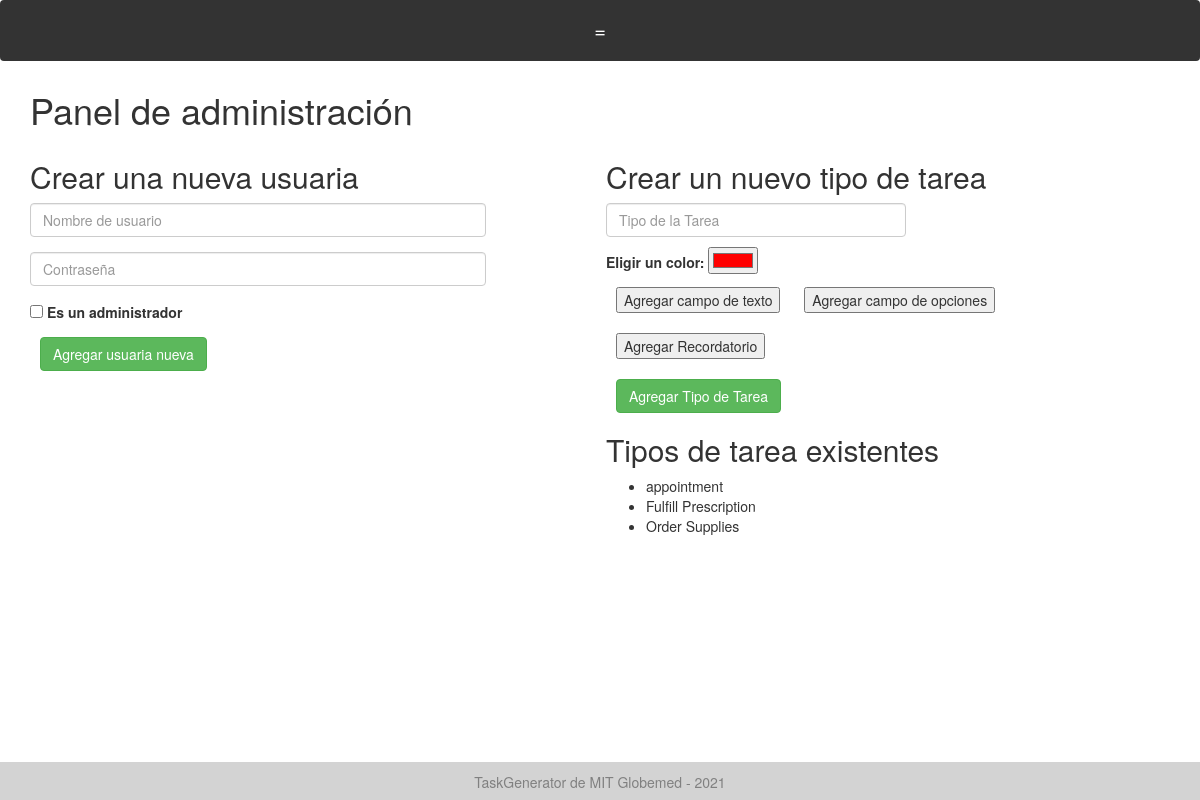
The page /dashboard (signed in) on the database as committed earlier.
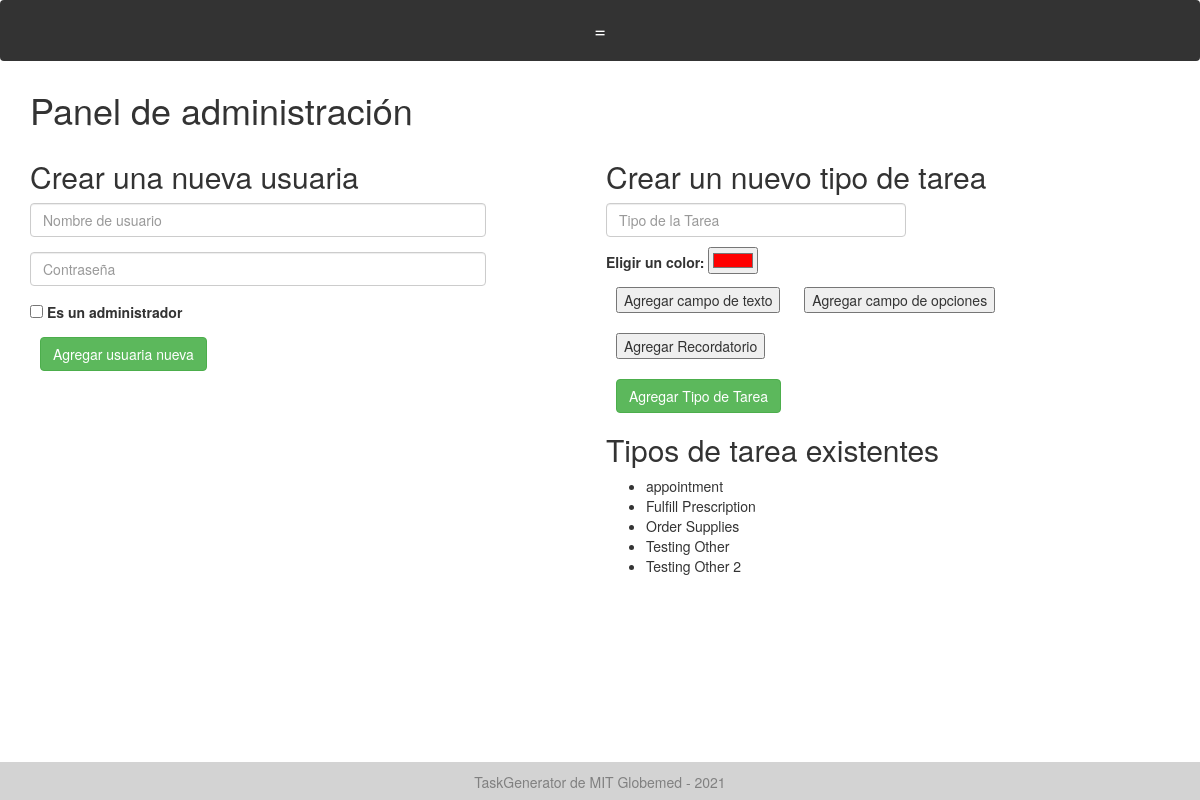
The same page on the database as committed later.
### models.py (models this page shows)
class TaskType(Base):
    __tablename__ = "task_types"
    id = Column(Integer, primary_key=True)
    task_type = Column(String)
    required_fields = Column(PickleType) # list of strings that are required keys in the fields entry of a task
    optional_fields = Column(PickleType) # list of strings that are allowed but not required keys in the fields entry of a task
    reminders = Column(PickleType) # list of dates for when reminders should go off
    color = Column(String)

### app.py (the view)
@app.route('/dashboard')
@check_login_wrapper
def dashboard():
    return render_template("dashboard.html", task_types = get_task_types(), units= UNITS)

### app.py (called while the page is built)
def check_login_wrapper(func):
    @wraps(func)
    def inner(*args, **kwargs):
        if "username" not in login_session:
            flash("Please login to see that page." if login_session["language"] == "English" else "Inicie sesión para ver esa página")
            return redirect(url_for('login'))
        if "language" not in login_session:
            login_session["language"] = "Spanish"
        return func(*args, **kwargs)
    return inner

### database.py (called while the page is built)
def get_task_types():
    return session.query(TaskType).all()

### templates/dashboard.html (shortened to what this page needs)
{% extends "layout.html" %}
{% block body %}
  <h1>{{text['Admin Dashboard']}}</h1>
  <div class="row">
        <div style="width: 40%; max-width: 600px; float: left; ">
          <form action="{{ url_for('add_user') }}" method = 'post'>
          	<h2>{{text['Create a New User']}}</h2>
            <div class="form-group">
              <input id="input_username1" class="username form-control" type="text" name="username" placeholder="{{text['Username']}}">
            </div>
            <div class="form-group">
              <input id="input_password1" class="username form-control" type="text" name="password" placeholder="{{text['Password']}}">
            </div>
            <input type="checkbox" name="is_admin" value="is_admin">
        	  <label for="is_admin"> {{text['Is an admin']}} </label><br>
            <button class="btn btn-success" type="submit" id="submit_new_user"> {{text['Add New User']}} </button>
          </form>
        </div>
        <div style="margin-left:120px; width: calc(60% - 120px); float: left; ">
          <form action="{{ url_for('add_task_type') }}" method = 'post'>
            <h2>{{text['Create a New Task Type']}}</h2>
            <div>
              <input id="task_type" class="username form-control" type="text" name="task_type" placeholder="{{text['Task Type']}}" required style="display: inline; max-width: 300px; margin-bottom: 10px">
              <br>
              <label for="task_color">{{text['Select color']}}:</label>
              <input type="color" id="task_color" name="task_color" value="#ff0000">
            </div>
            <button type="button" onclick="addField()" style="margin: 10px;">{{text['Add Text Field']}}</button>
            <button type="button" onclick="addOptionField()" style="margin: 10px;">{{text['Add Option Field']}}</button>
            <button type="button" onclick="addReminder()" style="margin: 10px;">{{text['Add Reminder']}}</button>
            <br>
            <button class="btn btn-success" type="submit" id="submit_new_user"> {{text['Add Task Type']}} </button>
          </form>
          <h2>{{text['Existing Task Types']}}</h2>
          <ul>
          {% for task_type in task_types %}
            <li>
                <span class="tooltip2" >
                    {{task_type.task_type}}
                </span>
            </li>
          {% endfor %}
          </ul>
      </div>
  </div>
{%endblock%}

Rows that differ between the two databases and show on the page:
added TaskType: task_type "Testing Other"
added TaskType: task_type "Testing Other 2"
